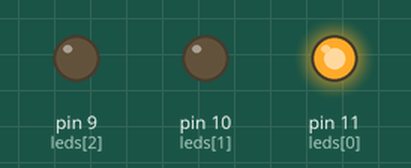
Recording of a sketch running on a simulated Arduino Uno, built with avr-gcc and run on an emulated ATmega328P. On the bench: output pins drawn as LEDs (lit = HIGH).

Above: at 2.5 s.
At 6.0 s:
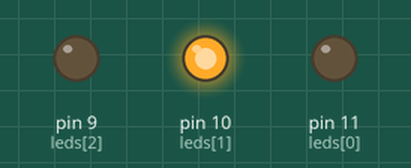
At 9.5 s:
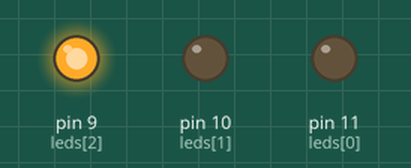
Timing chart, 0 to 15.6 s (numbered marks = the images above):
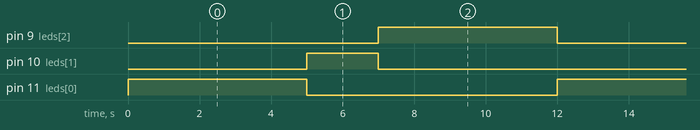

The sketch:

Aula10_5.ino
```cpp
int leds[3] = {11,10,9};
const int tempos[3] = {5000, 2000, 5000};

void setup() {

  for (int i = 0; i < 3; i++) {
    pinMode(leds[i], OUTPUT);
 }
}

void loop() {
  for (int i = 0; i < 3; i++) {
  digitalWrite(leds[i], HIGH);
  delay(tempos[i]);
  digitalWrite(leds[i], LOW);
  }

}
```

Measured:
- by itself, pin 9 (leds[2]), pin 11 (leds[0]): alternates HIGH for 5.0 s and LOW for 7.0 s
- by itself, pin 10 (leds[1]): alternates HIGH for 2.0 s and LOW for 10.0 s
- by itself, everything shown: repeats every 12.0 s, in 4 steps
